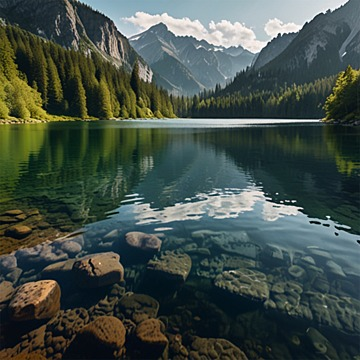
#> input picture gambar.jpg, 360 x 360 px
$ python main.py
#> lines starting #> are read from the running program, lines starting #| are printed output that depends on the picture

import imageio.v3 as iio
import numpy as np
import matplotlib.pyplot as plt
from scipy import ndimage
from pathlib import Path

# ==========================================
# 1. MEMBACA GAMBAR ASLI
# ==========================================

folder = Path(__file__).parent

img = iio.imread(folder / "gambar.jpg")
#> img is the input picture: shape (360, 360, 3); mean R, G, B 66.3, 78.6, 71.5

# Memastikan gambar memiliki 3 kanal warna RGB
if img.ndim == 2:
    img = np.stack([img] * 3, axis=-1)
elif img.shape[2] == 4:
    img = img[:, :, :3]

print("Gambar berhasil dibaca!")
print("Ukuran gambar asli:", img.shape)
#| Ukuran gambar asli: (360, 360, 3)

# ==========================================
# 2. TRANSLATION (PERGESERAN)
# ==========================================

# Menggeser gambar 80 piksel ke kanan
# dan 50 piksel ke bawah
translation = ndimage.shift(
    img,
    shift=(50, 80, 0),
    mode="constant",
    cval=0
)
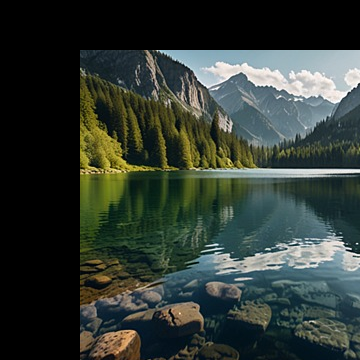
#> translation: shape (360, 360, 3); mean R, G, B 49.5, 58.3, 51.7

# ==========================================
# 3. SCALING (PERUBAHAN UKURAN)
# ==========================================

# Memperkecil gambar dengan faktor 0,5
scaling_05 = ndimage.zoom(
    img,
    zoom=(0.5, 0.5, 1),
    order=1
)
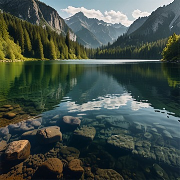
#> scaling_05: shape (180, 180, 3); mean R, G, B 66.3, 78.6, 71.5

# Memperbesar gambar dengan faktor 2
scaling_2 = ndimage.zoom(
    img,
    zoom=(2, 2, 1),
    order=1
)

# ==========================================
# 4. ROTATION (PERPUTARAN)
# ==========================================

rotation_45 = ndimage.rotate(
    img, 45, reshape=True, order=1, mode="constant", cval=0
)
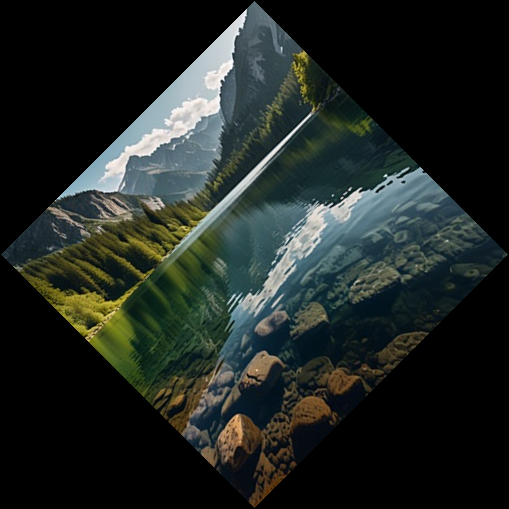
#> rotation_45: shape (509, 509, 3); mean R, G, B 32.8, 39, 35.5

rotation_90 = ndimage.rotate(
    img, 90, reshape=True, order=1, mode="constant", cval=0
)
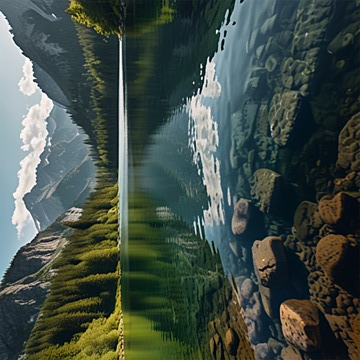
#> rotation_90: shape (360, 360, 3); mean R, G, B 66.3, 78.6, 71.5

rotation_180 = ndimage.rotate(
    img, 180, reshape=True, order=1, mode="constant", cval=0
)
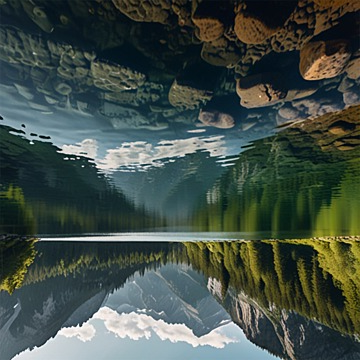
#> rotation_180: shape (360, 360, 3); mean R, G, B 66.3, 78.6, 71.5

# ==========================================
# 5. HORIZONTAL FLIP
# ==========================================

horizontal_flip = np.fliplr(img)
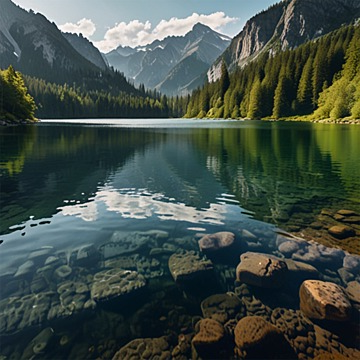
#> horizontal_flip: shape (360, 360, 3); mean R, G, B 66.3, 78.6, 71.5

# ==========================================
# 6. VERTICAL FLIP
# ==========================================

vertical_flip = np.flipud(img)
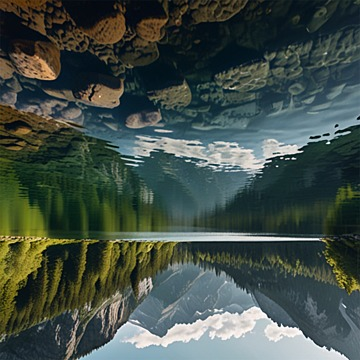
#> vertical_flip: shape (360, 360, 3); mean R, G, B 66.3, 78.6, 71.5

# ==========================================
# 7. MENYIMPAN HASIL TRANSFORMASI
# ==========================================

hasil = {
    "hasil_translation.png": translation,
    "hasil_scaling_05.png": scaling_05,
    "hasil_scaling_2.png": scaling_2,
    "hasil_rotation_45.png": rotation_45,
    "hasil_rotation_90.png": rotation_90,
    "hasil_rotation_180.png": rotation_180,
    "hasil_horizontal_flip.png": horizontal_flip,
    "hasil_vertical_flip.png": vertical_flip
}

for nama_file, gambar in hasil.items():
    gambar_simpan = np.clip(gambar, 0, 255).astype(np.uint8)
    iio.imwrite(folder / nama_file, gambar_simpan)
    print("Berhasil menyimpan:", nama_file)
#> this loop made 8 passes
#> nama_file on passes 1 to 8: 'hasil_translation.png', 'hasil_scaling_05.png', 'hasil_scaling_2.png', 'hasil_rotation_45.png', 'hasil_rotation_90.png', 'hasil_rotation_180.png', 'hasil_horizontal_flip.png', 'hasil_vertical_flip.png'
#| Berhasil menyimpan: hasil_translation.png
#| Berhasil menyimpan: hasil_scaling_05.png
#| Berhasil menyimpan: hasil_scaling_2.png
#| Berhasil menyimpan: hasil_rotation_45.png
#| Berhasil menyimpan: hasil_rotation_90.png
#| Berhasil menyimpan: hasil_rotation_180.png
#| Berhasil menyimpan: hasil_horizontal_flip.png
#| Berhasil menyimpan: hasil_vertical_flip.png

# ==========================================
# 8. MENAMPILKAN GAMBAR ASLI DAN HASIL
# ==========================================

judul = [
    "Gambar Asli",
    "Translation",
    "Scaling 0.5",
    "Scaling 2",
    "Rotation 45 Derajat",
    "Rotation 90 Derajat",
    "Rotation 180 Derajat",
    "Horizontal Flip",
    "Vertical Flip"
]

daftar_gambar = [
    img,
    translation,
    scaling_05,
    scaling_2,
    rotation_45,
    rotation_90,
    rotation_180,
    horizontal_flip,
    vertical_flip
]

fig, axes = plt.subplots(3, 3, figsize=(14, 12))

fig.subplots_adjust(
    top=0.90,
    hspace=0.35,
    wspace=0.15
)

for ax, gambar, nama in zip(axes.flat, daftar_gambar, judul):
    ax.imshow(np.clip(gambar, 0, 255).astype(np.uint8))
    ax.set_title(nama)
    ax.axis("off")
#> this loop made 9 passes
#> nama on passes 1 to 9: 'Gambar Asli', 'Translation', 'Scaling 0.5', 'Scaling 2', 'Rotation 45 Derajat', 'Rotation 90 Derajat', 'Rotation 180 Derajat', 'Horizontal Flip', 'Vertical Flip'

plt.suptitle(
    "HASIL GEOMETRIC TRANSFORMATION",
    fontsize=16,
    fontweight="bold",
    y=0.98
)

plt.tight_layout(rect=[0, 0, 1, 0.94])

# Menyimpan tampilan gabungan
plt.savefig(
    folder / "hasil_transformasi_lengkap.png",
    dpi=150,
    bbox_inches="tight"
)

print("\nSemua proses transformasi berhasil!")
print("Hasil gabungan tersimpan sebagai hasil_transformasi_lengkap.png")

plt.show()

$ run again, with hasil_horizontal_flip.png saved as gambar.jpg
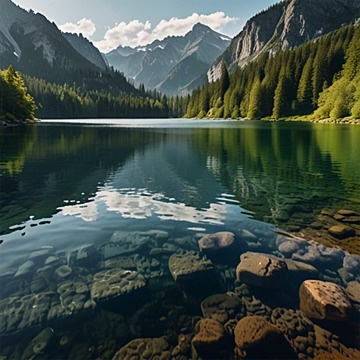
#> input picture hasil_horizontal_flip.png, 360 x 360 px
#> img is the input picture: shape (360, 360, 3); mean R, G, B 66.3, 78.6, 71.6
#| Ukuran gambar asli: (360, 360, 3)
#> `rotation_45 = ndimage.rotate( img, 45, reshape=True, order=1, mode="co..`:
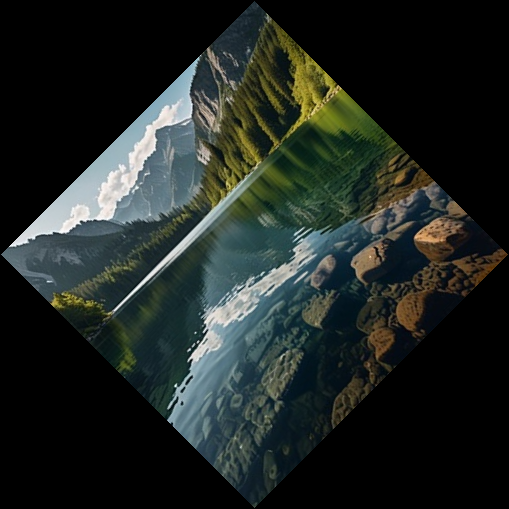
#> rotation_45: shape (509, 509, 3); mean R, G, B 32.8, 39, 35.5
#> `rotation_90 = ndimage.rotate( img, 90, reshape=True, order=1, mode="co..`:
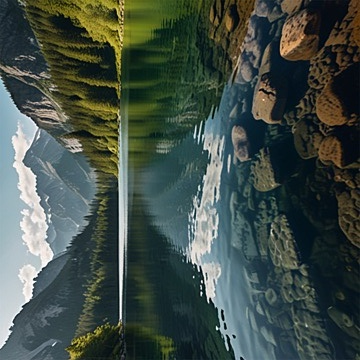
#> rotation_90: shape (360, 360, 3); mean R, G, B 66.3, 78.6, 71.6
#> the loop `for nama_file, gambar in hasil.items():` made 8 passes
#> nama_file on passes 1 to 8: 'hasil_translation.png', 'hasil_scaling_05.png', 'hasil_scaling_2.png', 'hasil_rotation_45.png', 'hasil_rotation_90.png', 'hasil_rotation_180.png', 'hasil_horizontal_flip.png', 'hasil_vertical_flip.png'
#> (printed output is left out)
#> the loop `for ax, gambar, nama in zip(axes.flat, daftar_gambar, judul):` made 9 passes
#> nama on passes 1 to 8: 'Gambar Asli', 'Translation', 'Scaling 0.5', 'Scaling 2', 'Rotation 45 Derajat', 'Rotation 90 Derajat', 'Rotation 180 Derajat', 'Horizontal Flip'

$ run again, with hasil_rotation_180.png saved as gambar.jpg
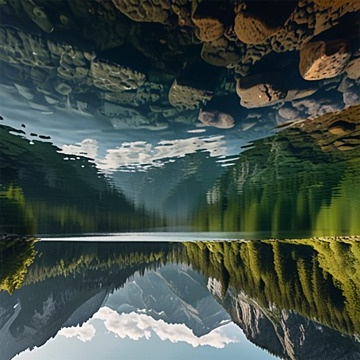
#> input picture hasil_rotation_180.png, 360 x 360 px
#> img is the input picture: shape (360, 360, 3); mean R, G, B 66.2, 78.6, 71.6
#| Ukuran gambar asli: (360, 360, 3)
#> `rotation_45 = ndimage.rotate( img, 45, reshape=True, order=1, mode="co..`:
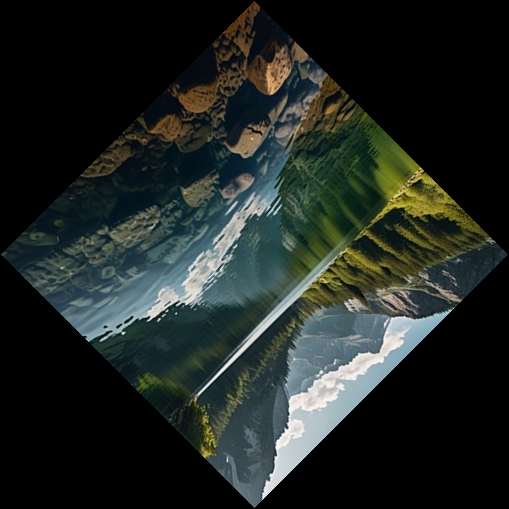
#> rotation_45: shape (509, 509, 3); mean R, G, B 32.8, 39, 35.5
#> `rotation_90 = ndimage.rotate( img, 90, reshape=True, order=1, mode="co..`:
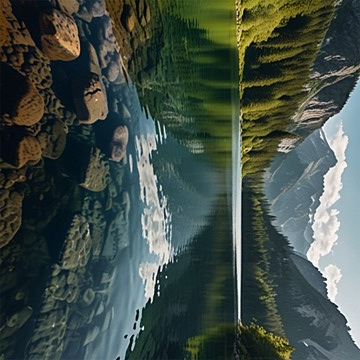
#> rotation_90: shape (360, 360, 3); mean R, G, B 66.2, 78.6, 71.6
#> the loop `for nama_file, gambar in hasil.items():` made 8 passes
#> nama_file on passes 1 to 8: 'hasil_translation.png', 'hasil_scaling_05.png', 'hasil_scaling_2.png', 'hasil_rotation_45.png', 'hasil_rotation_90.png', 'hasil_rotation_180.png', 'hasil_horizontal_flip.png', 'hasil_vertical_flip.png'
#> (printed output is left out)
#> the loop `for ax, gambar, nama in zip(axes.flat, daftar_gambar, judul):` made 9 passes
#> nama on passes 1 to 8: 'Gambar Asli', 'Translation', 'Scaling 0.5', 'Scaling 2', 'Rotation 45 Derajat', 'Rotation 90 Derajat', 'Rotation 180 Derajat', 'Horizontal Flip'
